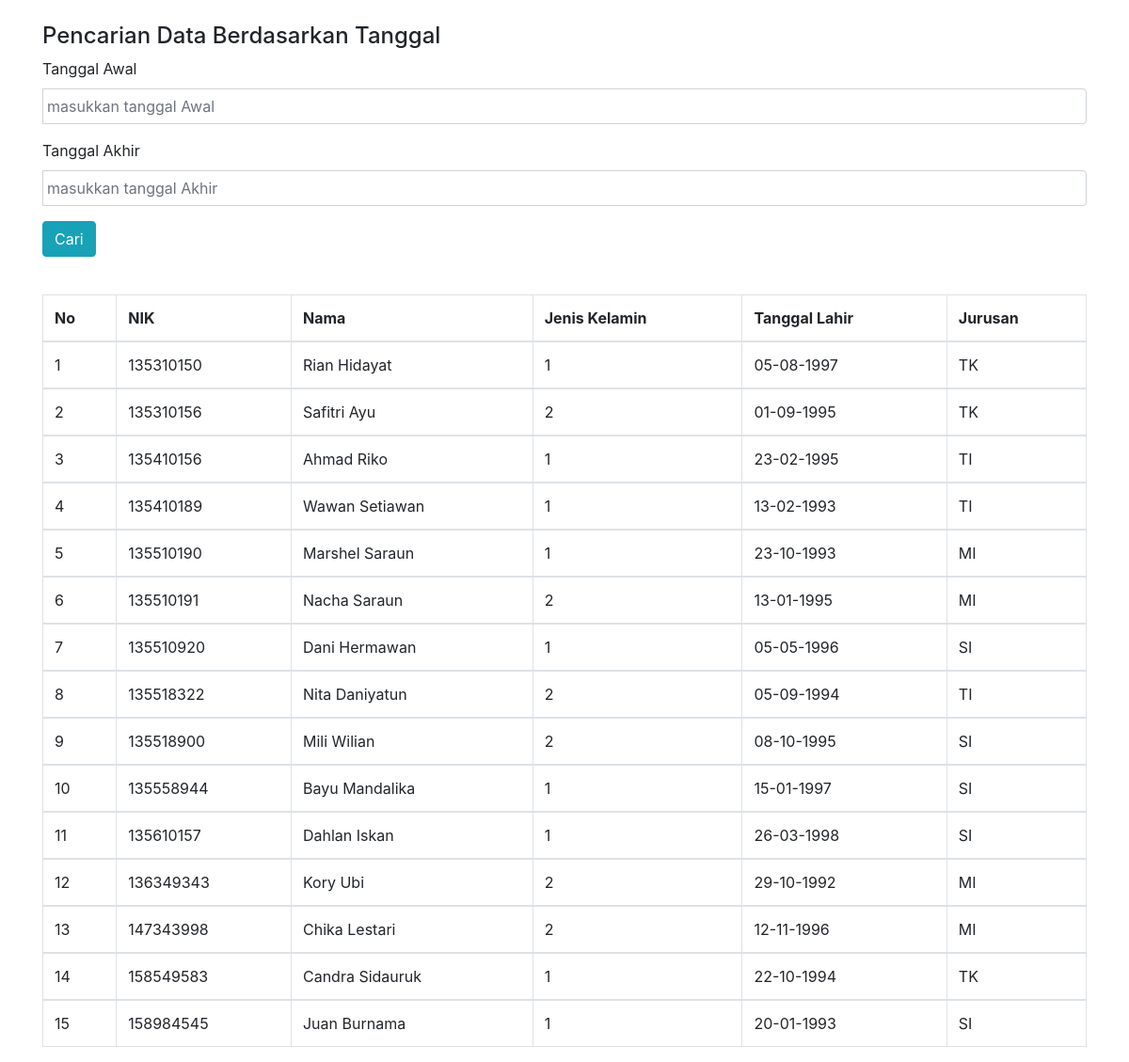
The page / on the database its author committed.
### tables this page shows
CREATE TABLE `mahasiswa` (
  `nim` char(10) NOT NULL,
  `nama` varchar(50) NOT NULL,
  `jenis_kelamin` int(11) DEFAULT NULL,
  `tanggal_lhr` date DEFAULT NULL,
  `jurusan` char(2) DEFAULT NULL
);

### index.php (the view, shortened to what this page needs)
<!DOCTYPE html>
<html>
<head>
  <link rel="stylesheet" href="https://maxcdn.bootstrapcdn.com/bootstrap/4.3.1/css/bootstrap.min.css">
  <link rel="stylesheet" href="datepicker/css/datepicker.css">
</head>
<body>
<div class="container">
    <br>
    <h4>Pencarian Data Berdasarkan Tanggal</h4>
    <form action="<?php echo $_SERVER["PHP_SELF"];?>" method="post">
        <div class="form-group">
            <label>Tanggal Awal</label>
            <div class="input-group date">
                <input id="tgl_mulai" placeholder="masukkan tanggal Awal" type="text" class="form-control datepicker" name="tgl_awal"  value="<?php if (isset($_POST['tgl_awal'])) echo $_POST['tgl_awal'];?>" >
            </div>
        </div>
        <div class="form-group">
            <label>Tanggal Akhir</label>
            <div class="input-group date">
                <input id="tgl_akhir" placeholder="masukkan tanggal Akhir" type="text" class="form-control datepicker" name="tgl_akhir" value="<?php if (isset($_POST['tgl_akhir'])) echo $_POST['tgl_akhir'];?>">
            </div>
        </div>
    <div class="form-group">
        <input type="submit" class="btn btn-info" value="Cari">
    </div>
    </form>
    <table class="table table-bordered table-hover">
        <br>
        <thead>
        <tr>
            <th>No</th>
            <th>NIK</th>
            <th>Nama</th>
            <th>Jenis Kelamin</th>
            <th>Tanggal Lahir</th>
            <th>Jurusan</th>
        </tr>
        </thead>
        <?php
        include "koneksi.php";
        if (isset($_POST['tgl_awal'])&& isset($_POST['tgl_akhir'])) {
            $tgl_awal=date('Y-m-d', strtotime($_POST["tgl_awal"]));
            $tgl_akhir=date('Y-m-d', strtotime($_POST["tgl_akhir"]));
            $sql="select * from mahasiswa where tanggal_lhr between '".$tgl_awal."' and '".$tgl_akhir."' order by nim asc";
        }else {
            $sql="select * from mahasiswa order by nim asc";
        }
        $hasil=mysqli_query($kon,$sql);
        $no=0;
        while ($data = mysqli_fetch_array($hasil)) {
            $no++;
            ?>
            <tbody>
            <tr>
                <td><?php echo $no;?></td>
                <td><?php echo $data["nim"]; ?></td>
                <td><?php echo $data["nama"];   ?></td>
                <td><?php echo $data["jenis_kelamin"];   ?></td>
                <td><?php echo date('d-m-Y', strtotime($data["tanggal_lhr"]));   ?></td>
                <td><?php echo $data["jurusan"];   ?></td>
            </tr>
            </tbody>
            <?php
        }
        ?>
    </table>
</div>
</body>
</html>

### datepicker/css/datepicker.css (style rules this page uses)
.datepicker { padding: 4px; margin-top: 1px; -webkit-border-radius: 4px; -moz-border-radius: 4px; border-radius: 4px; direction: ltr; }

### rows shown on the page
mahasiswa: nim "135310150", nama "Rian Hidayat", jenis_kelamin "1", tanggal_lhr "05-08-1997", jurusan "TK"
mahasiswa: nim "135310156", nama "Safitri Ayu", jenis_kelamin "2", tanggal_lhr "01-09-1995", jurusan "TK"
mahasiswa: nim "135410156", nama "Ahmad Riko", jenis_kelamin "1", tanggal_lhr "23-02-1995", jurusan "TI"
mahasiswa: nim "135410189", nama "Wawan Setiawan", jenis_kelamin "1", tanggal_lhr "13-02-1993", jurusan "TI"
mahasiswa: nim "135510190", nama "Marshel Saraun", jenis_kelamin "1", tanggal_lhr "23-10-1993", jurusan "MI"
mahasiswa: nim "135510191", nama "Nacha Saraun", jenis_kelamin "2", tanggal_lhr "13-01-1995", jurusan "MI"
mahasiswa: nim "135510920", nama "Dani Hermawan", jenis_kelamin "1", tanggal_lhr "05-05-1996", jurusan "SI"
mahasiswa: nim "135518322", nama "Nita Daniyatun", jenis_kelamin "2", tanggal_lhr "05-09-1994", jurusan "TI"
mahasiswa: nim "135518900", nama "Mili Wilian", jenis_kelamin "2", tanggal_lhr "08-10-1995", jurusan "SI"
mahasiswa: nim "135558944", nama "Bayu Mandalika", jenis_kelamin "1", tanggal_lhr "15-01-1997", jurusan "SI"
mahasiswa: nim "135610157", nama "Dahlan Iskan", jenis_kelamin "1", tanggal_lhr "26-03-1998", jurusan "SI"
mahasiswa: nim "136349343", nama "Kory Ubi", jenis_kelamin "2", tanggal_lhr "29-10-1992", jurusan "MI"
mahasiswa: nim "147343998", nama "Chika Lestari", jenis_kelamin "2", tanggal_lhr "12-11-1996", jurusan "MI"
mahasiswa: nim "158549583", nama "Candra Sidauruk", jenis_kelamin "1", tanggal_lhr "22-10-1994", jurusan "TK"
mahasiswa: nim "158984545", nama "Juan Burnama", jenis_kelamin "1", tanggal_lhr "20-01-1993", jurusan "SI"
